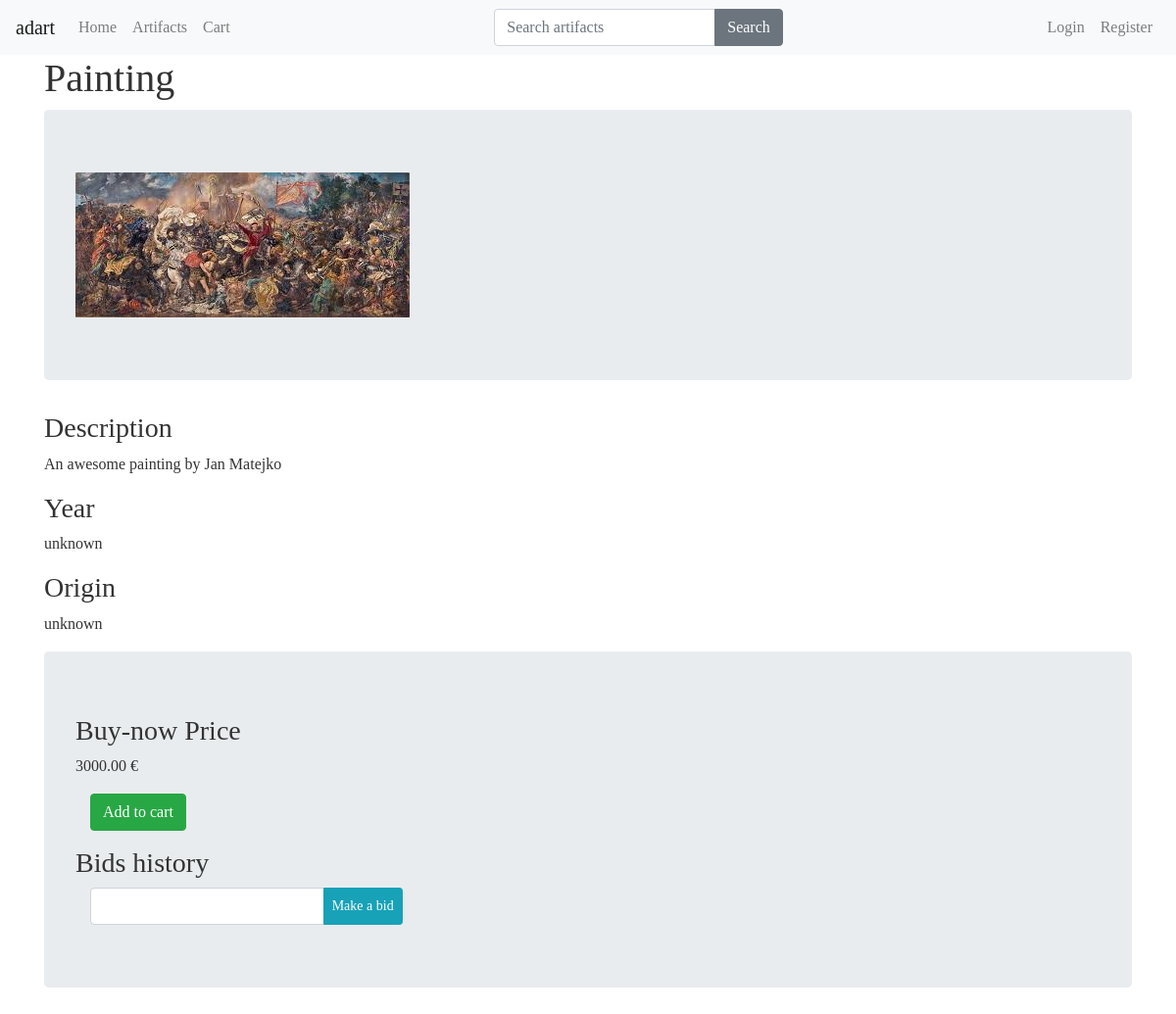
Page /artifacts/1/ on the committed database.
### artifacts/models.py (models this page shows, shortened)
class Artifact(models.Model):
    title = models.CharField(max_length=120)
    slug = models.SlugField(blank=True)
    description = models.TextField()
    min_price = models.DecimalField(decimal_places=2, max_digits=20, null=True)
    price = models.DecimalField(decimal_places=2, max_digits=20, null=True)
    deadline = models.DateTimeField()
    seller = models.ForeignKey(User)
    sold = models.BooleanField(default=False)
    image = models.ImageField(
        upload_to=upload_image_path, null=True, blank=True)
    year = models.CharField(max_length=120, default='unknown')
    origin = models.CharField(max_length=120, default='unknown')
    featured = models.BooleanField(default=False)
    objects = ArtifactManager()

### artifacts/views.py (the view)
# urls.py: url(r'artifacts/(?P<pk>\d+)/$', ArtifactDetailView.as_view()),
class ArtifactDetailView(DetailView):
    template_name = 'artifacts/details.html'
    def get_context_data(self, *args, **kwargs):
        context = super(ArtifactDetailView, self).get_context_data(*args, **kwargs)
        request = self.request
        cart_obj, new_obj = Cart.objects.new_or_get(request)
        context['cart'] = cart_obj
        bids = Bid.objects.all().order_by('-offer')
        context['bids'] = bids
        return context
    def get_object(self, *args, **kwargs):
        request = self.request
        pk = self.kwargs.get('pk')
        instance = Artifact.objects.get_by_id(pk)
        if instance is None:
            raise Http404("Artifact does not exist")
        return instance

### artifacts/models.py (called while the page is built)
    def sold(self):
        return self.filter(sold=False)

    def get_queryset(self):
        return ArtifactQuerySet(self.model, using=self._db)

    def all(self):
        return self.get_queryset().sold()

    def get_by_id(self, id):
        qs = self.get_queryset().filter(id=id)
        if qs.count() == 1:
            return qs.first()
        return None

### carts/models.py (called while the page is built)
    def new_or_get(self, request):
        cart_id = request.session.get('cart_id', None)
        qs = self.get_queryset().filter(id=cart_id)
        if qs.count() == 1:
            new_obj = False
            cart_obj = qs.first()
            if request.user.is_authenticated() and cart_obj.user is None:
                cart_obj.user = request.user
                cart_obj.save()
        else:
            cart_obj = Cart.objects.new_cart(user=request.user)
            new_obj = True
            request.session['cart_id'] = cart_obj.id
        return cart_obj, new_obj

    def new_cart(self, user=None):
        user_obj = None
        if user is not None:
            if user.is_authenticated():
                user_obj = user
        return self.model.objects.create(user=user_obj)

### orders/models.py (called while the page is built)
def post_save_cart_total(sender, instance, created, *args, **kwargs):
    if not created:
        cart_obj = instance
        cart_total = cart_obj.total
        cart_id = cart_obj.id
        qs = Order.objects.filter(cart__id=cart_id)
        if qs.count() == 1:
            order_obj = qs.first()
            order_obj.update_total()

### artifacts/templates/artifacts/details.html (shortened to what this page needs)
{% extends 'base.html' %} {% block content%}
<div class="container">
  <h1>{{ artifact.title }}</h1>
  {% if artifact.image %}
  <div class="jumbotron">
    <img src="{{ artifact.image.url }}" class="img-fluid" />
  </div>
  {% endif %}
  <h3>Description</h3>
  <p>{{ artifact.description }}</p>
  <h3>Year</h3>
  <p>{{ artifact.year }}</p>
  <h3>Origin</h3>
  <p>{{ artifact.origin }}</p>
</div>
<div class="container">
  <div class="jumbotron">
    <h3>Buy-now Price</h3>
    <p>{{ artifact.price }} €</p>
    <div class="col-md-4">
      {% include "artifacts/snippets/update-card.html" with artifact=object cart=cart %}
    </div>
    <div>
      <h3 class='mt-3'> Bids history</h3>
    </div>
    <div class="col-md-4">
      {% include "artifacts/snippets/bid.html" with artifact=object %}
    </div>
  </div>
</div>
{% endblock %}

### static-auction-app/css/main.css (style rules this page uses)
body { color: #333; font-family: "Cinzel", serif; }

### rows in the picture
Artifact: title "Painting", image (picture), description "An awesome painting by Jan Matejko", year "unknown", origin "unknown", price "3000.00"
